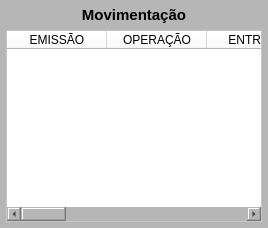
        <widget class="QWidget" name="widget_4" native="true">
         <property name="minimumSize">
          <size>
           <width>0</width>
           <height>0</height>
          </size>
         </property>
         <property name="maximumSize">
          <size>
           <width>700</width>
           <height>16777215</height>
          </size>
         </property>
         <layout class="QVBoxLayout" name="verticalLayout_14">
          <property name="leftMargin">
           <number>0</number>
          </property>
          <property name="topMargin">
           <number>0</number>
          </property>
          <property name="rightMargin">
           <number>0</number>
          </property>
          <property name="bottomMargin">
           <number>0</number>
          </property>
          <item>
           <widget class="QWidget" name="widget_Mov" native="true">
            <property name="styleSheet">
             <string notr="true">background-color: rgb(182, 182, 182);</string>
            </property>
            <layout class="QVBoxLayout" name="verticalLayout_13">
             <property name="leftMargin">
              <number>6</number>
             </property>
             <property name="topMargin">
              <number>6</number>
             </property>
             <property name="rightMargin">
              <number>6</number>
             </property>
             <property name="bottomMargin">
              <number>6</number>
             </property>
             <item>
              <widget class="QLabel" name="label_Titulo">
               <property name="minimumSize">
                <size>
                 <width>0</width>
                 <height>18</height>
                </size>
               </property>
               <property name="maximumSize">
                <size>
                 <width>16777215</width>
                 <height>18</height>
                </size>
               </property>
               <property name="font">
                <font>
                 <pointsize>11</pointsize>
                 <weight>75</weight>
                 <bold>true</bold>
                </font>
               </property>
               <property name="text">
                <string>Movimentação</string>
               </property>
               <property name="alignment">
                <set>Qt::AlignCenter</set>
               </property>
              </widget>
             </item>
             <item>
              <widget class="QTableWidget" name="table_Mov">
               <property name="sizePolicy">
                <sizepolicy hsizetype="Preferred" vsizetype="Preferred">
                 <horstretch>0</horstretch>
                 <verstretch>0</verstretch>
                </sizepolicy>
               </property>
               <property name="font">
                <font>
                 <pointsize>9</pointsize>
                 <weight>50</weight>
                 <bold>false</bold>
                </font>
               </property>
               <property name="styleSheet">
                <string notr="true">background-color: rgb(255, 255, 255);</string>
               </property>
               <column>
                <property name="text">
                 <string>EMISSÃO</string>
                </property>
               </column>
               <column>
                <property name="text">
                 <string>OPERAÇÃO</string>
                </property>
               </column>
               <column>
                <property name="text">
                 <string>ENTRADA</string>
                </property>
               </column>
               <column>
                <property name="text">
                 <string>QTDE</string>
                </property>
               </column>
               <column>
                <property name="text">
                 <string>OPERAÇÃO</string>
                </property>
               </column>
               <column>
                <property name="text">
                 <string>SAÍDA</string>
                </property>
               </column>
               <column>
                <property name="text">
                 <string>QTDE</string>
                </property>
               </column>
               <column>
                <property name="text">
                 <string>SOLICITANTE</string>
                </property>
               </column>
               <column>
                <property name="text">
                 <string>ESTOQUE</string>
                </property>
               </column>
               <column>
                <property name="text">
                 <string>CFOP</string>
                </property>
               </column>
              </widget>
             </item>
            </layout>
           </widget>
          </item>
         </layout>
        </widget>
